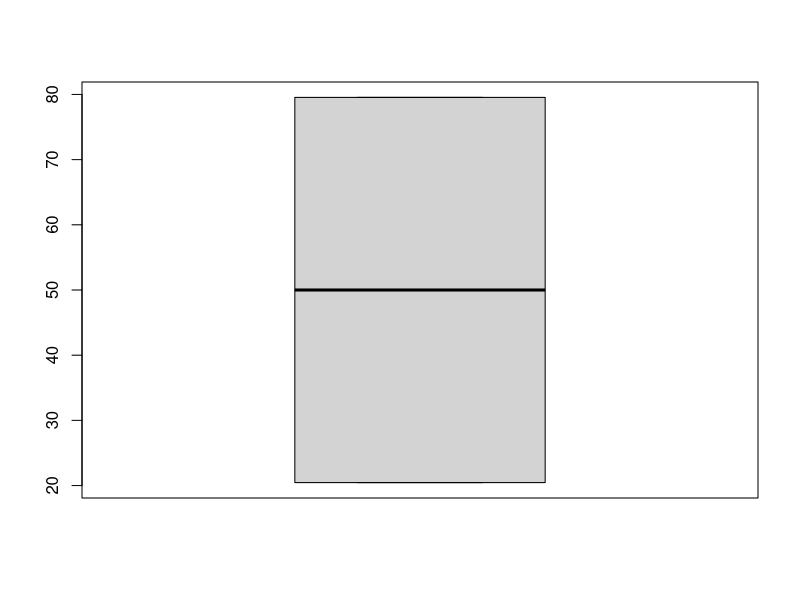
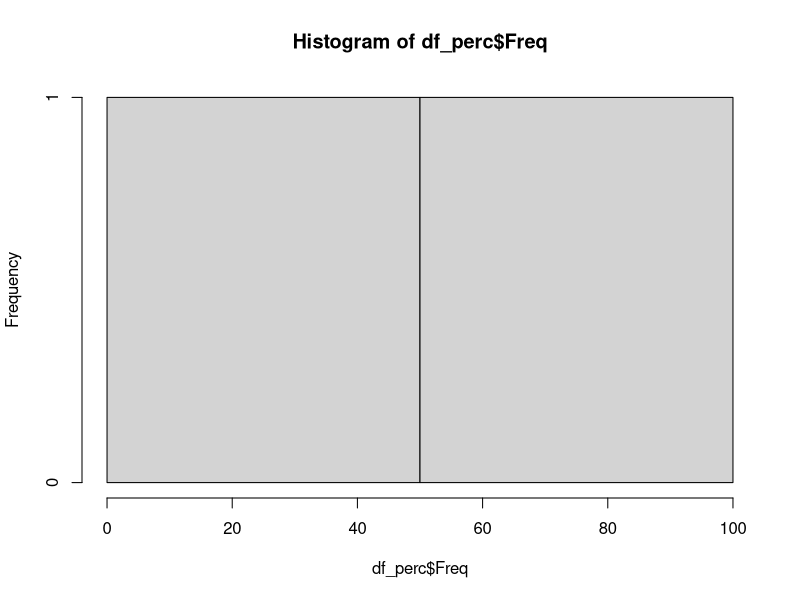
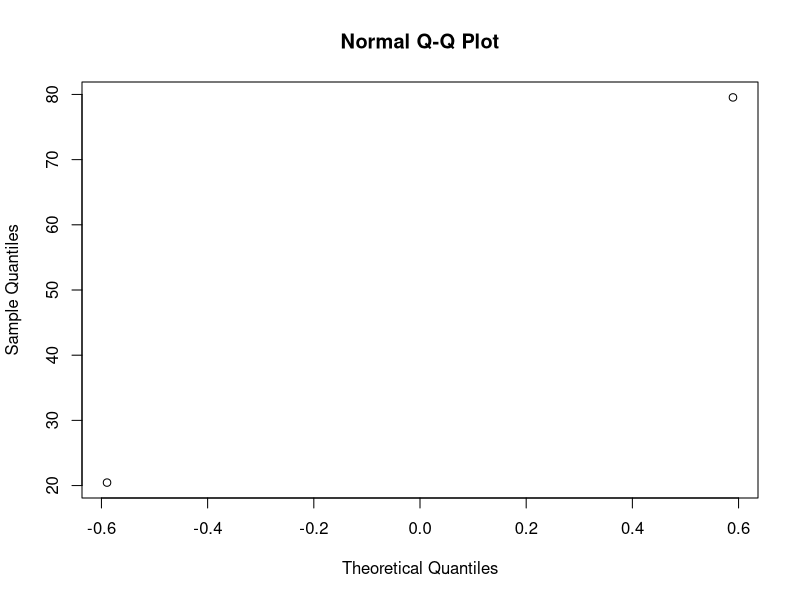

These figures' R source, in order:
setwd("/")
setwd("Users/pc/unah/I P 2020/seminario/repositorio-git/encuesta-Seminario/")

#install.packages("dplyr") #instalamos la libreria dplyr

survey <- read.csv("survey_cleaned.csv", sep = ",", header = T)

#------------------------------------------------------------------------------------------------------------

survey$practica_actualmente <- as.factor(survey$practica_actualmente)

table(survey$practica_actualmente) # muestra la frecuencia de los estudiantes

prop.table(table(survey$practica_actualmente))*100 #muestra porcentajes de las frecuencias

as.data.frame(prop.table(table(survey$practica_actualmente))) # devuelve la info en forma de columna

df_perc <- as.data.frame(prop.table(table(survey$practica_actualmente))*100)#asignamos el resultado de la linea anterior a la variable df

library(dplyr) #carga la ibreria 

df_perc <- df_perc %>% arrange(-Freq) #ordena los datos en orden descendente con el signo (-) y lo deja guardado en df_perc

boxplot(df_perc$Freq)

hist(df_perc$Freq)

qqnorm(df_perc$Freq)

#------------------------------------------------------------------------------------------------------------

#------------------------------------------------------------------------------------------------------------

#------------------------------------------------------------------------------------------------------------

#------------------------------------------------------------------------------------------------------------

#------------------------------------------------------------------------------------------------------------
